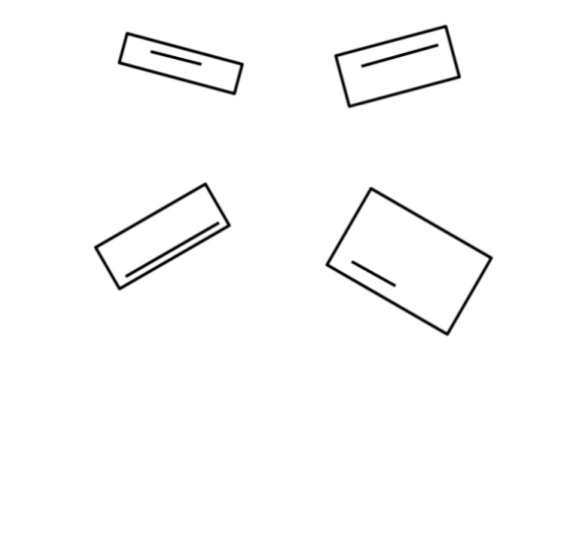
#> input picture img.jpg, 1159 x 1094 px (shown at 1/2 size)
$ python rectangle_numbering.py
#> lines starting #> are read from the running program, lines starting #| are printed output that depends on the picture; after the words box and inside, x2 and y2 are one past the last pixel; in counts of white or black regions, pixels touching at a corner belong together; long printed decimals are rounded

import cv2


img = cv2.imread("img.jpg")
#> img is the input picture: shape (1094, 1159, 3); min 0, max 255, mean 250.8

gray = cv2.cvtColor(img, cv2.COLOR_BGR2GRAY)

print(gray.shape)
#| (1094, 1159)


ret,thresh = cv2.threshold(gray,127,255,cv2.THRESH_BINARY_INV)
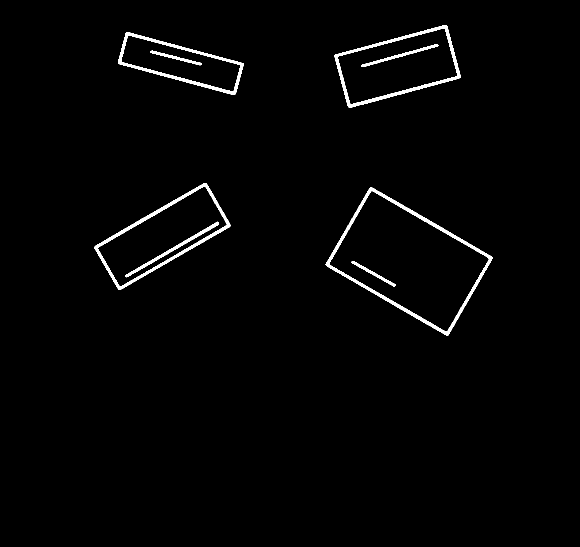
#> thresh: shape (1094, 1159) (shown at 1/2 size); 1.6% white; 8 white regions

contours,hierarchy = cv2.findContours(thresh, cv2.RETR_TREE, cv2.CHAIN_APPROX_SIMPLE)
#> contours = 12 contours; largest, box (x1, y1, x2, y2) and area: (651, 374, 985, 671) 51236, (658, 381, 979, 664) 46676, (189, 366, 461, 580) 26032, (669, 50, 921, 215) 25528, (195, 372, 455, 573) 22514
print("Number of contours detected:", len(contours))
#| Number of contours detected: 12


def distanceCalculate(p1, p2):
    """p1 and p2 in format (x1,y1) and (x2,y2) tuples"""
    dis = ((p2[0] - p1[0]) * 2 + (p2[1] - p1[1]) * 2) ** 0.5
    return dis

points = []
# length = []
for i ,cnt in enumerate( contours):

    x1,y1 = cnt[0][0]
    print(hierarchy[0][i])
    if all(x == -1 for x in hierarchy[0][i][:3]):
        x, y, w, h = cv2.boundingRect(cnt)
        line_length =  distanceCalculate((x,y), (x+w, y+h))
        print(line_length)
        points.append([line_length,[x, y, w, h]])


        cv2.rectangle(img, (x,y), (x+w, y+h), (255,0,0), 2)
#> this loop made 12 passes
#> (x1, y1, x, y, w, h, dis in distanceCalculate, line_length) on passes 3, 6, 9, 12: (704, 522, 703, 522, 89, 51, 16.73, 16.73), (435, 443, 251, 443, 187, 112, 24.45, 24.45), (303, 101, 301, 101, 102, 30, 16.25, 16.25), (870, 88, 723, 88, 154, 46, 20, 20)
#> (x1, y1) on passes 1, 2, 4, 5, 7, 8: (741, 374), (743, 381), (408, 366), (407, 373), (253, 64), (257, 70)
#| [ 3 -1  1 -1]
#| [-1 -1  2  0]
#| [-1 -1 -1  1]
#| 16.733
#| [ 6  0  4 -1]
#| [-1 -1  5  3]
#| [-1 -1 -1  4]
#| 24.454
#| [ 9  3  7 -1]
#| [-1 -1  8  6]
#> (further printed lines are left out)
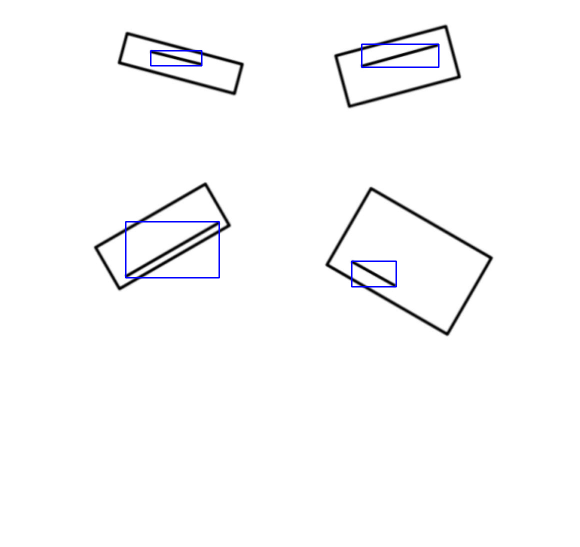
#> img: shape (1094, 1159, 3) (shown at 1/2 size); 0.36% of pixels changed, all inside (x1, y1, x2, y2) = (250, 87, 879, 575)
#> after the loop, h = 46; line_length = 20; points = [[16.73, [703, 522, 89, 51]], [24.45, [251, 443, 187, 112]], [16.25, [301, 101, 102, 30]], [20, [723, 88, 154, 46]]]; w = 154; x = 723; y = 88

print(points)
#| [[16.733, [703, 522, 89, 51]], [24.454, [251, 443, 187, 112]], [16.248, [301, 101, 102, 30]], [20.0, [723, 88, 154, 46]]]
sorted_points = sorted(points)
#> sorted_points = [[16.25, [301, 101, 102, 30]], [16.73, [703, 522, 89, 51]], [20, [723, 88, 154, 46]], [24.45, [251, 443, 187, 112]]]

for i, pp in enumerate(sorted_points):
    cv2.putText(img, str(i+1), (pp[1][0],pp[1][1]),cv2.FONT_HERSHEY_SIMPLEX,
                2,(225,55,5),1, cv2.LINE_AA)
#> this loop made 4 passes
#> pp on passes 1 to 4: [16.25, [301, 101, 102, 30]], [16.73, [703, 522, 89, 51]], [20, [723, 88, 154, 46]], [24.45, [251, 443, 187, 112]]
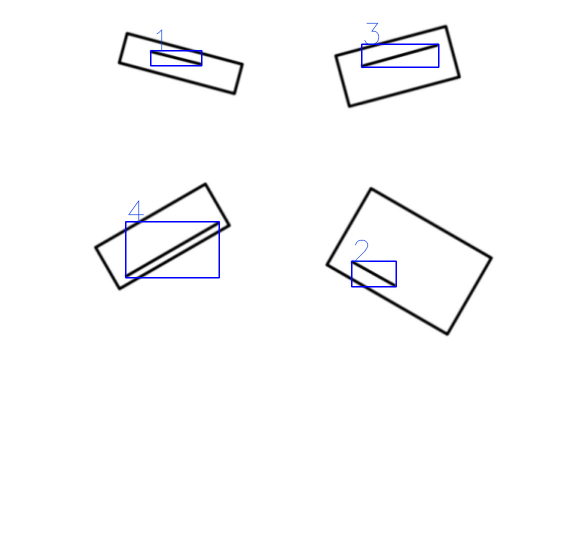
#> img: shape (1094, 1159, 3) (shown at 1/2 size); 0.08% of pixels changed, all inside (x1, y1, x2, y2) = (256, 45, 759, 524)

print(sorted(points))
#| [[16.248, [301, 101, 102, 30]], [16.733, [703, 522, 89, 51]], [20.0, [723, 88, 154, 46]], [24.454, [251, 443, 187, 112]]]


cv2.imshow("image", img)

cv2.waitKey(0)
